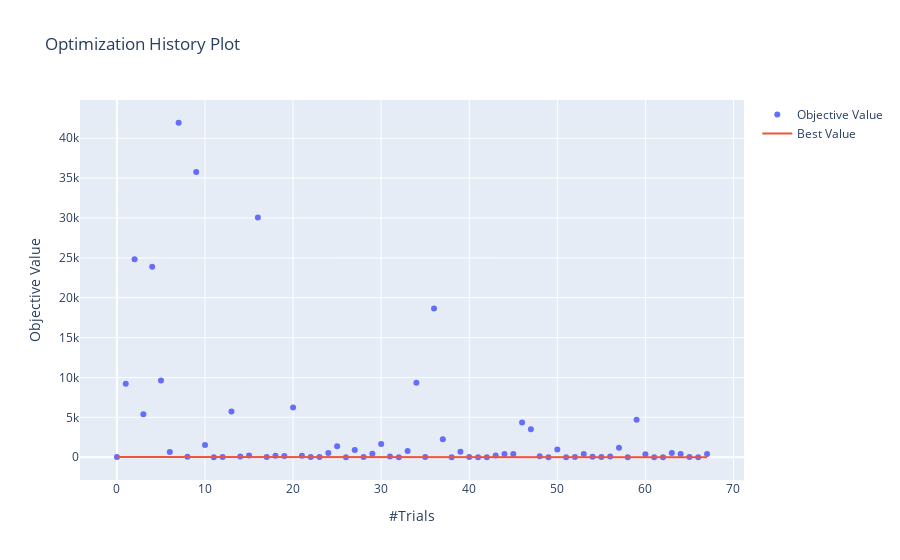

Source (notebook cell):
### Code cell
optuna.visualization.plot_optimization_history(reloaded_study)
